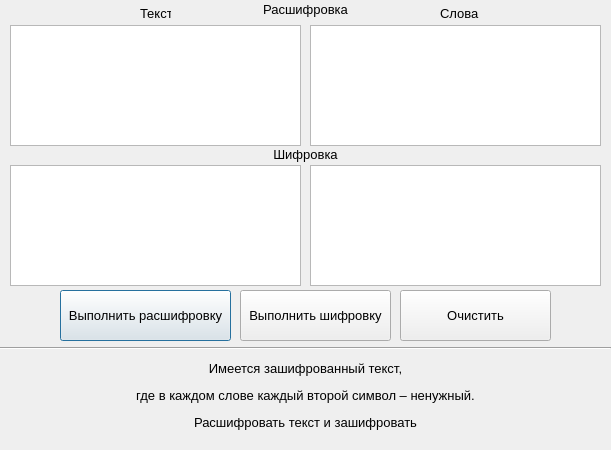
<?xml version="1.0" encoding="UTF-8"?>
<ui version="4.0">
 <class>Dialog</class>
 <widget class="QDialog" name="Dialog">
  <property name="geometry">
   <rect>
    <x>0</x>
    <y>0</y>
    <width>611</width>
    <height>450</height>
   </rect>
  </property>
  <property name="minimumSize">
   <size>
    <width>611</width>
    <height>450</height>
   </size>
  </property>
  <property name="maximumSize">
   <size>
    <width>611</width>
    <height>450</height>
   </size>
  </property>
  <property name="windowTitle">
   <string>Dialog</string>
  </property>
  <widget class="QTextEdit" name="textEdit_words">
   <property name="geometry">
    <rect>
     <x>310</x>
     <y>25</y>
     <width>291</width>
     <height>121</height>
    </rect>
   </property>
   <property name="font">
    <font>
     <family>Segoe UI</family>
     <pointsize>10</pointsize>
    </font>
   </property>
  </widget>
  <widget class="QTextEdit" name="textEdit_text">
   <property name="geometry">
    <rect>
     <x>10</x>
     <y>25</y>
     <width>291</width>
     <height>121</height>
    </rect>
   </property>
   <property name="font">
    <font>
     <family>Segoe UI</family>
     <pointsize>10</pointsize>
    </font>
   </property>
  </widget>
  <widget class="QLabel" name="label_1">
   <property name="geometry">
    <rect>
     <x>140</x>
     <y>5</y>
     <width>31</width>
     <height>16</height>
    </rect>
   </property>
   <property name="font">
    <font>
     <family>Segoe UI</family>
     <pointsize>10</pointsize>
    </font>
   </property>
   <property name="text">
    <string>Текст</string>
   </property>
  </widget>
  <widget class="QLabel" name="label_2">
   <property name="geometry">
    <rect>
     <x>440</x>
     <y>5</y>
     <width>41</width>
     <height>16</height>
    </rect>
   </property>
   <property name="font">
    <font>
     <family>Segoe UI</family>
     <pointsize>10</pointsize>
    </font>
   </property>
   <property name="text">
    <string>Слова</string>
   </property>
  </widget>
  <widget class="QPushButton" name="btn_solve">
   <property name="geometry">
    <rect>
     <x>60</x>
     <y>290</y>
     <width>171</width>
     <height>51</height>
    </rect>
   </property>
   <property name="font">
    <font>
     <family>Segoe UI</family>
     <pointsize>10</pointsize>
    </font>
   </property>
   <property name="text">
    <string>Выполнить расшифровку</string>
   </property>
  </widget>
  <widget class="QPushButton" name="btn_clear">
   <property name="geometry">
    <rect>
     <x>400</x>
     <y>290</y>
     <width>151</width>
     <height>51</height>
    </rect>
   </property>
   <property name="font">
    <font>
     <family>Segoe UI</family>
     <pointsize>10</pointsize>
    </font>
   </property>
   <property name="text">
    <string>Очистить</string>
   </property>
  </widget>
  <widget class="QLabel" name="label_task_1">
   <property name="geometry">
    <rect>
     <x>10</x>
     <y>350</y>
     <width>591</width>
     <height>91</height>
    </rect>
   </property>
   <property name="font">
    <font>
     <family>Segoe UI</family>
     <pointsize>10</pointsize>
    </font>
   </property>
   <property name="text">
    <string>&lt;html&gt;&lt;head/&gt;&lt;body&gt;&lt;p align=&quot;center&quot;&gt;Имеется зашифрованный текст,&lt;/p&gt;&lt;p align=&quot;center&quot;&gt;где в каждом слове каждый второй символ – ненужный.&lt;/p&gt;&lt;p align=&quot;center&quot;&gt;Расшифровать текст и зашифровать&lt;/p&gt;&lt;/body&gt;&lt;/html&gt;</string>
   </property>
   <property name="alignment">
    <set>Qt::AlignCenter</set>
   </property>
  </widget>
  <widget class="Line" name="line">
   <property name="geometry">
    <rect>
     <x>0</x>
     <y>340</y>
     <width>611</width>
     <height>16</height>
    </rect>
   </property>
   <property name="orientation">
    <enum>Qt::Horizontal</enum>
   </property>
  </widget>
  <widget class="QTextEdit" name="textEdit_text_2">
   <property name="geometry">
    <rect>
     <x>10</x>
     <y>165</y>
     <width>291</width>
     <height>121</height>
    </rect>
   </property>
   <property name="font">
    <font>
     <family>Segoe UI</family>
     <pointsize>10</pointsize>
    </font>
   </property>
  </widget>
  <widget class="QTextEdit" name="textEdit_words_2">
   <property name="geometry">
    <rect>
     <x>310</x>
     <y>165</y>
     <width>291</width>
     <height>121</height>
    </rect>
   </property>
   <property name="font">
    <font>
     <family>Segoe UI</family>
     <pointsize>10</pointsize>
    </font>
   </property>
  </widget>
  <widget class="QLabel" name="label_3">
   <property name="geometry">
    <rect>
     <x>250</x>
     <y>0</y>
     <width>111</width>
     <height>20</height>
    </rect>
   </property>
   <property name="font">
    <font>
     <family>Segoe UI</family>
     <pointsize>10</pointsize>
    </font>
   </property>
   <property name="text">
    <string>&lt;html&gt;&lt;head/&gt;&lt;body&gt;&lt;p align=&quot;center&quot;&gt;Расшифровка&lt;/p&gt;&lt;/body&gt;&lt;/html&gt;</string>
   </property>
  </widget>
  <widget class="QLabel" name="label_4">
   <property name="geometry">
    <rect>
     <x>250</x>
     <y>145</y>
     <width>111</width>
     <height>20</height>
    </rect>
   </property>
   <property name="font">
    <font>
     <family>Segoe UI</family>
     <pointsize>10</pointsize>
    </font>
   </property>
   <property name="text">
    <string>&lt;html&gt;&lt;head/&gt;&lt;body&gt;&lt;p align=&quot;center&quot;&gt;Шифровка&lt;/p&gt;&lt;/body&gt;&lt;/html&gt;</string>
   </property>
  </widget>
  <widget class="QPushButton" name="btn_solve_2">
   <property name="geometry">
    <rect>
     <x>240</x>
     <y>290</y>
     <width>151</width>
     <height>51</height>
    </rect>
   </property>
   <property name="font">
    <font>
     <family>Segoe UI</family>
     <pointsize>10</pointsize>
    </font>
   </property>
   <property name="text">
    <string>Выполнить шифровку</string>
   </property>
  </widget>
 </widget>
 <resources/>
 <connections/>
</ui>
